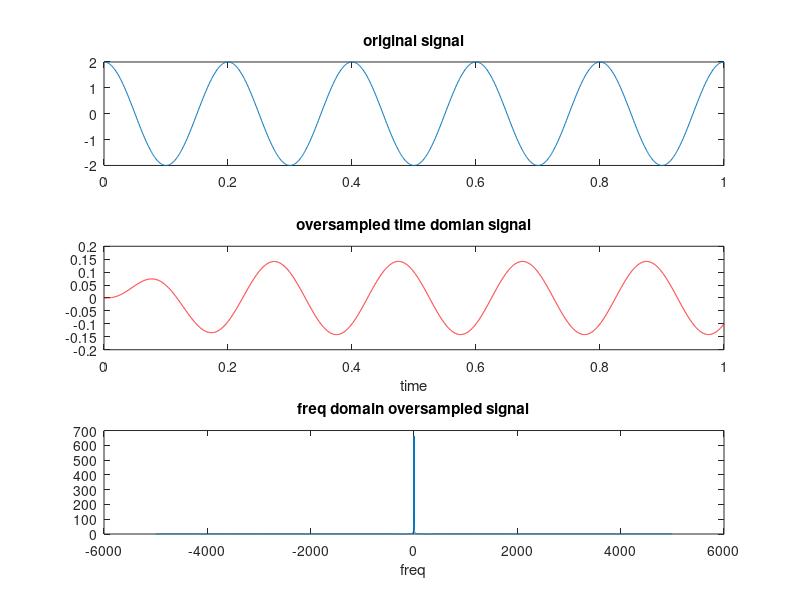
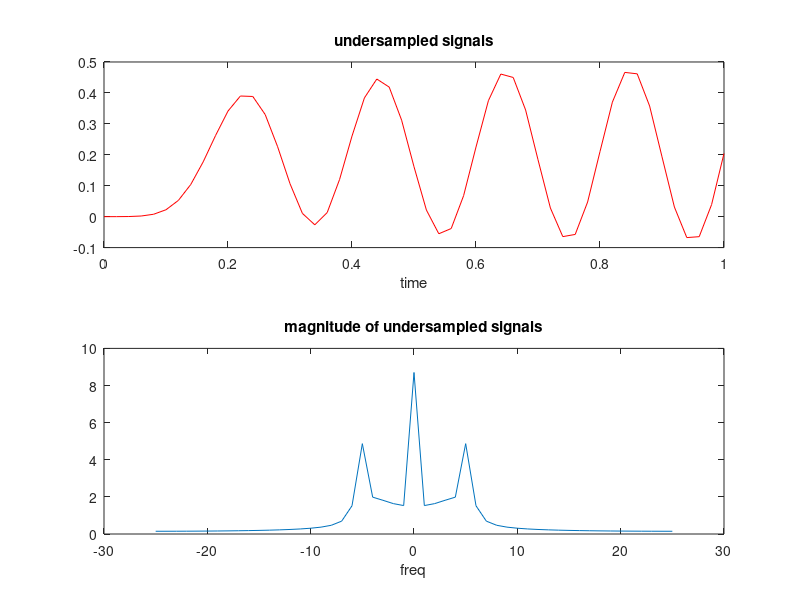
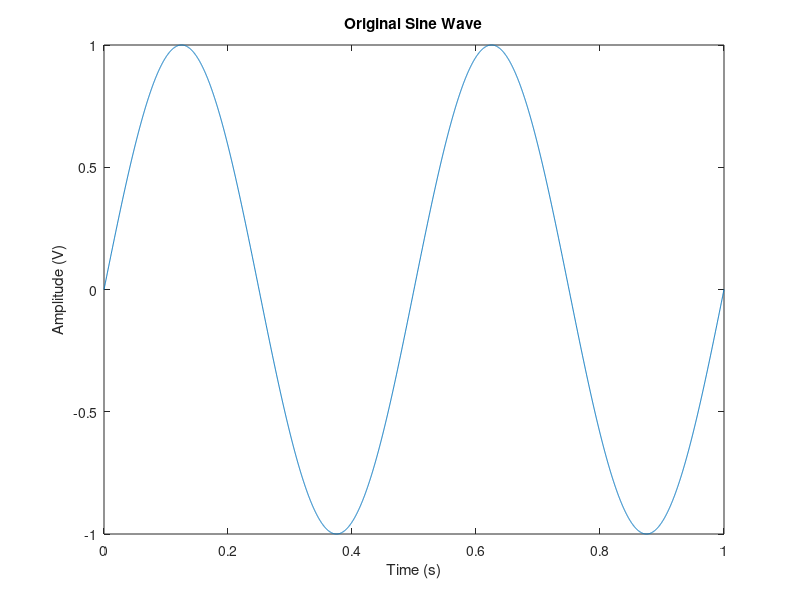

Write MATLAB code to recreate these figures, in order. (Note: this script raises an error after producing the figures.)


%% Reconstruction from oversampling
t=0:0.001:1;% time signal
fs = 1000; % 1/0.001
y=2*cos(2*pi*5*t);
figure;
subplot(3,1,1);
plot(t,y);
title('original signal');
%butter(order, fcut/ fs/2 , type )
[B,A] = butter(3,5/5000,'low' ); % butter fly filter
zero_added_signal=zeros(1,length(y)*10);
for i=1:length(y)
zero_added_signal(i*10)=y(i);
end
zero_added_signal(1:9)=[];
% Adding zeros enhances the signal display and don't change the
%spectrum,it changes sampling freq. only
%  the length of the signal is increased by a factor of 10,
%  which effectively increases the sampling rate by a factor of 10 as well.
%  This results in a smoother waveform with higher resolution in the time domain
%  , and a higher frequency resolution in the frequency domain.
t=linspace(0,1,length(zero_added_signal));
filtered_signal = filter(B,A,zero_added_signal);
subplot(3,1,2)
plot(t,filtered_signal,'r' )
xlabel('time')
title('oversampled time domian signal')
s=fft(filtered_signal);
s=fftshift(s);
fs = 10000; %1/0.001 *10 as we added 10 zeros
freq=linspace(-fs/2,fs/2,length(s));
subplot(3,1,3)
plot(freq,abs(s))
xlabel('freq')
title('freq domain oversampled signal')

%% Construction from minimum sampling

t=0:0.1:1; 
fs = 10; % fs=1/0.1
y = 2*cos(2*pi*5*t);
[B,A] = butter(10,5/50,'low' );

zero_added_signal=zeros(1,length(y)*10);
for i=1:length(y)
zero_added_signal(i*10)=y(i);
end

zero_added_signal(1:9)=[];
t=linspace(0,1,length(zero_added_signal));
filtered_signal = filter(B,A,zero_added_signal);

figure
subplot(2,1,1)
plot(t,filtered_signal,'r' )
xlabel('time')
title('minimum sampled signals')

s=fft(filtered_signal);
s=fftshift(s);
fs = 100; % why 100?? 
% fs=1/0.1 * 10 as we added 10 zeros later which inreases the sampling freq by 10
freq=linspace(-fs/2,fs/2,length(s));

subplot(2,1,2)
plot(freq,abs(s))
xlabel('freq')
title('magnitude of minimum sampled signals')

%% construction from undersampling sampling

t=0:0.2:1;
fs = 5; %1/0.2
y=2*cos(2*pi*5*t);
[B,A] = butter(10,5/25,'low' );
zero_added_signal=zeros(1,length(y)*10);
for i=1:length(y)
zero_added_signal(i*10)=y(i);
end
zero_added_signal(1:9)=[];
t=linspace(0,1,length(zero_added_signal));
filtered_signal = filter(B,A,zero_added_signal);

subplot(2,1,1)
plot(t,filtered_signal,'r' )
xlabel('time')
title('undersampled signals')

s=fft(filtered_signal);
s=fftshift(s);
fs=50;
% fs=1/0.2 * 10 as we added 10 zeros later which inreases the sampling freq by 10
freq=linspace(-fs/2,fs/2,length(s));

subplot(2,1,2)
plot(freq,abs(s))
xlabel('freq')
title('magnitude of undersampled signals')


%% quantization using pi function
% Parameters
A = 1;      % Amplitude
f = 2;      % Frequency
Fs = 4000;  % Sampling frequency

% Generate sinusoidal wave
t = 0:1/Fs:1;           % Time vector
x = A*sin(2*pi*f*t);    % Sinusoidal wave

% Plotting the original sine wave to compare it to the quantized signal
figure;
plot(t,x);
xlabel('Time (s)');
ylabel('Amplitude (V)');
title('Original Sine Wave');
%%
% Calculate mean square quantization error for n = 3, 4, 5, 10
n_vec = [3 4 5 10];
MSE = zeros(size(n_vec));

for i = 1:length(n_vec)
    n = n_vec(i);               % Number of bits for integer or fraction parts
    m = 2*n + 1;                % Number of bits for the whole word, including the sign bit
    xq = fi(x, 1, m, n);        % Quantize the signal using fixed-point arithmetic
    xq = double(xq);            % Convert back to double for further processing
    xq = abs(xq);
    xb = dec2bin(xq, m);         % Quantize the signal using fixed-point arithmetic
    e = x - xq;                 % Calculate quantization error
    MSE(i) = mean(e.^2);        % Calculate mean square quantization error
    
    % representation
    figure;
    plot(t,xq);
    % Add a main title to the figure
    title('Quantized signal for n = 10' );
end

figure;
plot(n_vec , MSE , 'r')
xlabel('number of bits n')
ylabel('MSE')
title('quantization using pi function')


% Note : Increasing the number of bits for quantization 
% improves the accuracy of the quantized signal,
% which results in a lower mean square quantization error.
% When n is small, 
% the number of bits used to represent the signal is limited, 
% which can result in significant quantization errors. 
% As n increases, 
% more bits are used to represent the signal, allowing for a more accurate representation of the original signal,
% and reducing the quantization error.

%% quantization using quantize function
% Parameters
A = 1;      % Amplitude
f = 2;      % Frequency
Fs = 4000;  % Sampling frequency
% Generate sinusoidal wave
t = 0:1/Fs:1;           % Time vector
x = A*sin(2*pi*f*t);    % Sinusoidal wave

% Plotting the original sine wave to compare it to the quantized signal
figure;
plot(t,x);
xlabel('Time (s)');
ylabel('Amplitude (V)');
title('Original Sine Wave');
%% Calculate mean square quantization error for n = 3, 4, 5, 10
n_vec = [3 4 5 10];
MSE = zeros(size(n_vec));

for i = 1:length(n_vec)
    n = n_vec(i);
    m = 2*n + 1;                % word size
    q = quantizer([m n]);       % Create quantizer object
    xq = quantize(q, x);        % Quantize the signal
    xq = abs(xq);               % absolute of quantized signal
    xb = dec2bin(xq, m);        % Convert quantized samples to binary
    e = x - double(xq);         % Calculate quantization error
    MSE(i) = mean(e.^2);        % Calculate mean square quantization error
    
    % representation
    figure;
    plot(t,xq);
    % Add a main title to the figure
    title('Quantized signal for n = 10' );
end

figure;
plot(n_vec, MSE , 'r')  % Plot mean square quantization error
title('quantization using qunatizate function')
xlabel('Number of bits')
ylabel('Mean square quantization error')


%% non uniform quantization using compand
% Parameters
A = 1;      % Amplitude
f = 2;      % Frequency
Fs = 4000;  % Sampling frequency
% Generate sinusoidal wave
t = 0:1/Fs:1;           % Time vector
x = A*sin(2*pi*f*t);    % Sinusoidal wave
% Plotting the original sine wave to compare it to the quantized signal
figure;
plot(t,x);
xlabel('Time (s)');
ylabel('Amplitude (V)');
title('Original Sine Wave');
% Perform non-uniform quantization using compand
mu = 255;                                      % Companding law parameter
x_compand = compand(x, mu, max(x), 'mu/compressor');  % Compress signal using companding law
%% Calculate mean square quantization error for n = 3, 4, 5, 10
n_vec = [3 4 5 10];
MSE = zeros(size(n_vec));

for i = 1:length(n_vec)
    n = n_vec(i);
    m = 2*n + 1;
    q = quantizer([m n]);
    xq = quantize(q, x_compand);                           % Quantize the compressed signal
    x_expand = compand(xq, mu, max(xq),'mu/expander');           % Expand the quantized signal
    x_expand = abs(double(x_expand));     % Convert back to double and take absoltue
    xb = dec2bin(x_expand, m);    % Convert the quantized samples to binary        
    e = x - double(x_expand);             % Calculate quantization error
    MSE(i) = mean(e.^2);            % Calculate mean square quantization error
    
    % representation
    figure;
    plot(t,xq);
    % Add a main title to the figure
    title('Quantized signal for n = 10' );
end
figure
plot(n_vec, MSE , 'r')           % Plot mean square quantization error
title('quantization using compand function')
xlabel('Number of bits')
ylabel('Mean square quantization error')



